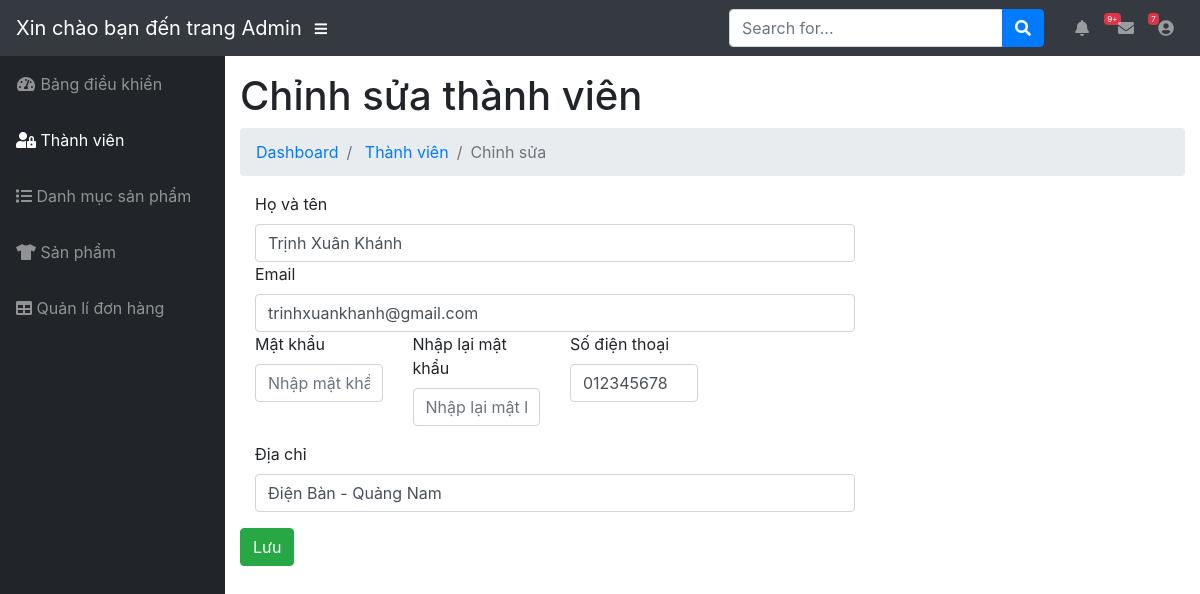
Page /doanchuyennganh/admin/modules/user/edit.php?id=8 (signed in) on the committed database.
### tables this page shows
CREATE TABLE `users` (
  `id` int(11) NOT NULL,
  `name` varchar(100) DEFAULT NULL,
  `email` varchar(100) DEFAULT NULL,
  `phone` char(15) DEFAULT NULL,
  `address` varchar(100) DEFAULT NULL,
  `password` varchar(50) DEFAULT NULL,
  `avatar` varchar(100) DEFAULT NULL,
  `status` tinyint(4) DEFAULT 1,
  `created_at` timestamp NULL DEFAULT NULL,
  `updated_at` timestamp NULL DEFAULT NULL ON UPDATE current_timestamp()
);

### doanchuyennganh/lib/database.php (called while the page is built, shortened)
<?php
class Database
{
    public $link;
    public function __construct()
    {
        $this->link = mysqli_connect("localhost:3306", "root", "", "cuoiky") or die();
        mysqli_set_charset($this->link, "utf8");
    }
    public function fetchID($table, $id)
    {
        $sql = "SELECT * FROM {$table} WHERE id = $id ";
        $result = mysqli_query($this->link, $sql) or die("Lỗi  truy vấn fetchID " . mysqli_error($this->link));
        return mysqli_fetch_assoc($result);
    }
}

### doanchuyennganh/admin/autoload/autoload.php (called while the page is built, shortened)
<?php
require_once __DIR__ . "/../../lib/database.php";
require_once __DIR__ . "/../../lib/funtion.php";
$db = new Database;

### doanchuyennganh/lib/funtion.php (called while the page is built, shortened)
<?php
function getInput($string)
{
    return isset($_GET[$string]) ? $_GET[$string] : '';
}

### doanchuyennganh/admin/modules/user/edit.php (the view, shortened to what this page needs)
<?php
  require_once __DIR__. "/../../autoload/autoload.php";
   $id = intval(getInput('id'));
    $editUser = $db ->fetchID("users", $id)  ;
?>
<?php require_once __DIR__. "/../../layouts/header.php" ?>
<div id="content-wrapper">
  <div class="container-fluid">
      <h1 class="page-header">Chỉnh sửa thành viên</h1>
    <ol class="breadcrumb">
      <li class="breadcrumb-item">
        <a href="index.html">Dashboard</a>
      </li>
      <li class="breadcrumb-item">
        <a href="index.php">Thành viên</a>
      </li>
      <li class="breadcrumb-item active">Chỉnh sửa</li>
    </ol>
    <div class="row">
    <div class="col-md-12">
     <form action="" method="POST" enctype="multipart/form-data">
        <div class="form-group col-sm-8">
            <label for="exampleInputEmail1">Họ và tên</label>
            <input type="text" class="form-control" name="name"   placeholder="Nhập tên" value="<?php echo $editUser['name'] ?>">
              <label for="exampleInputEmail1">Email</label>
            <input type="email" class="form-control" name="email"  placeholder="Nhập email" value="<?php echo $editUser['email'] ?>">
            <div class="row">
               <div class="form-group col-sm-3">
                <label for="exampleInputEmail1">Mật khẩu</label>
                <input type="password" class="form-control"  placeholder="Nhập mật khẩu" name="password">
            </div>
            <div class="form-group col-sm-3">
                <label for="exampleInputEmail1">Nhập lại mật khẩu</label>
                <input type="password" class="form-control "  placeholder="Nhập lại mật khẩu" name="re_password">
            </div>
            <div class="form-group col-sm-3">
                  <label for="exampleInputEmail1">Số điện thoại</label>
                  <input type="text" class="form-control " name="phone"   placeholder="Nhập số điện thoại" value="<?php echo $editUser['phone'] ?>">
              </div>
          </div>
          <label for="exampleInputEmail1">Địa chỉ</label>
              <input type="text" class="form-control " name="address"   placeholder="Nhập địa chỉ" value="<?php echo $editUser['address'] ?>" >
        </div>
        <button type="submit" class="btn btn-success">Lưu</button>
   </form>
 </div>
</div>
</div>
</div>
 <?php require_once __DIR__. "/../../layouts/footer.php" ?>

### rows in the picture
users: name "Trịnh Xuân Khánh", email "trinhxuankhanh@gmail.com", phone "012345678", address "Điện Bàn - Quảng Nam"
